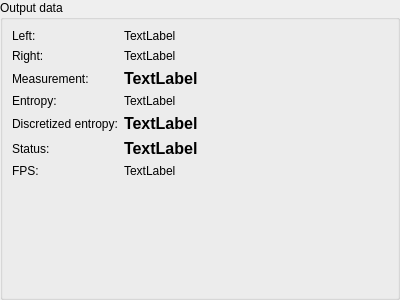
<?xml version="1.0" encoding="UTF-8"?>
<ui version="4.0">
 <class>OutputDataForm</class>
 <widget class="QWidget" name="OutputDataForm">
  <property name="geometry">
   <rect>
    <x>0</x>
    <y>0</y>
    <width>400</width>
    <height>300</height>
   </rect>
  </property>
  <property name="windowTitle">
   <string>Form</string>
  </property>
  <layout class="QVBoxLayout" name="verticalLayout">
   <property name="spacing">
    <number>0</number>
   </property>
   <property name="leftMargin">
    <number>0</number>
   </property>
   <property name="topMargin">
    <number>0</number>
   </property>
   <property name="rightMargin">
    <number>0</number>
   </property>
   <property name="bottomMargin">
    <number>0</number>
   </property>
   <item>
    <widget class="QGroupBox" name="groupBox">
     <property name="title">
      <string>Output data</string>
     </property>
     <layout class="QFormLayout" name="formLayout">
      <item row="1" column="0">
       <widget class="QLabel" name="label">
        <property name="text">
         <string>Left:</string>
        </property>
       </widget>
      </item>
      <item row="3" column="0">
       <widget class="QLabel" name="label_2">
        <property name="text">
         <string>Right:</string>
        </property>
       </widget>
      </item>
      <item row="5" column="0">
       <widget class="QLabel" name="label_3">
        <property name="text">
         <string>Measurement:</string>
        </property>
       </widget>
      </item>
      <item row="6" column="0">
       <widget class="QLabel" name="label_4">
        <property name="text">
         <string>Entropy:</string>
        </property>
       </widget>
      </item>
      <item row="8" column="0">
       <widget class="QLabel" name="label_5">
        <property name="text">
         <string>Status:</string>
        </property>
       </widget>
      </item>
      <item row="1" column="1">
       <widget class="QLabel" name="leftLabel">
        <property name="text">
         <string>TextLabel</string>
        </property>
       </widget>
      </item>
      <item row="3" column="1">
       <widget class="QLabel" name="rightLabel">
        <property name="text">
         <string>TextLabel</string>
        </property>
       </widget>
      </item>
      <item row="5" column="1">
       <widget class="QLabel" name="measurementLabel">
        <property name="font">
         <font>
          <pointsize>12</pointsize>
          <weight>75</weight>
          <bold>true</bold>
         </font>
        </property>
        <property name="text">
         <string>TextLabel</string>
        </property>
       </widget>
      </item>
      <item row="6" column="1">
       <widget class="QLabel" name="entropyLabel">
        <property name="text">
         <string>TextLabel</string>
        </property>
       </widget>
      </item>
      <item row="8" column="1">
       <widget class="QLabel" name="statusLabel">
        <property name="font">
         <font>
          <pointsize>12</pointsize>
          <weight>75</weight>
          <bold>true</bold>
         </font>
        </property>
        <property name="text">
         <string>TextLabel</string>
        </property>
       </widget>
      </item>
      <item row="9" column="0">
       <widget class="QLabel" name="label_6">
        <property name="text">
         <string>FPS:</string>
        </property>
       </widget>
      </item>
      <item row="9" column="1">
       <widget class="QLabel" name="fpsLabel">
        <property name="text">
         <string>TextLabel</string>
        </property>
       </widget>
      </item>
      <item row="7" column="0">
       <widget class="QLabel" name="label_7">
        <property name="text">
         <string>Discretized entropy:</string>
        </property>
       </widget>
      </item>
      <item row="7" column="1">
       <widget class="QLabel" name="discretizedEntropyLabel">
        <property name="font">
         <font>
          <pointsize>12</pointsize>
          <weight>75</weight>
          <bold>true</bold>
         </font>
        </property>
        <property name="text">
         <string>TextLabel</string>
        </property>
       </widget>
      </item>
     </layout>
    </widget>
   </item>
  </layout>
 </widget>
 <resources/>
 <connections/>
</ui>
